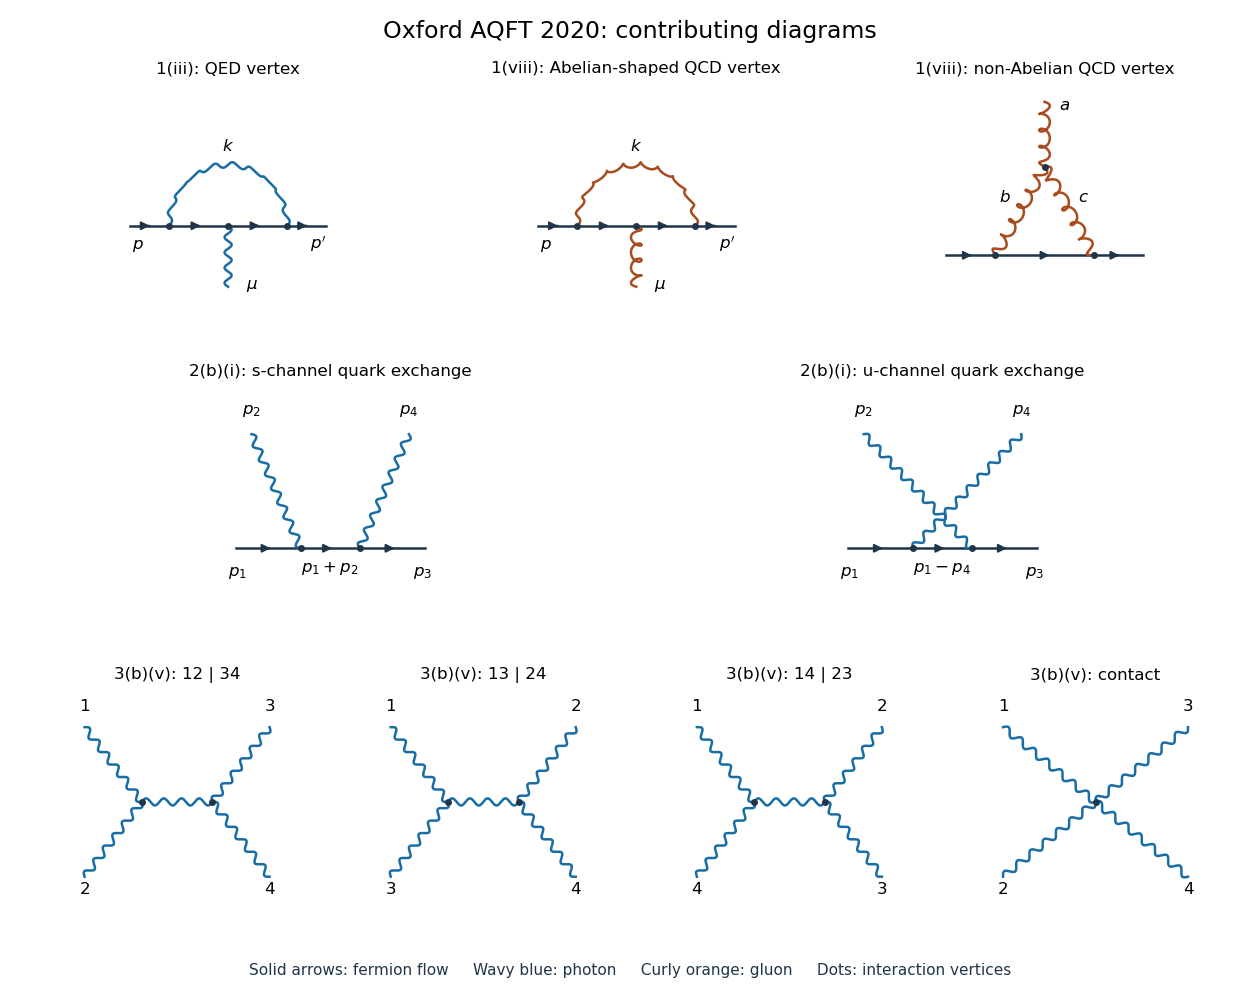

Write Python code to recreate this figure.
"""Original diagrams; Python 3.14, NumPy and Matplotlib. Output: CWD/basename.png."""
from pathlib import Path
import matplotlib
matplotlib.use('Agg')
import matplotlib.pyplot as plt
import numpy as np

plt.rcParams.update({'font.family': 'DejaVu Sans', 'font.size': 12})
fig = plt.figure(figsize=(12.6, 10), dpi=100, facecolor='white')
grid = fig.add_gridspec(3, 12, hspace=.35, wspace=.65)
ink, blue, orange = '#203549', '#196da5', '#a84c20'


def panel(row, start, width, title):
    ax = fig.add_subplot(grid[row, start:start+width])
    ax.set(xlim=(-.07, 1.07), ylim=(-.10, 1.04), aspect='equal')
    ax.axis('off')
    ax.set_title(title, fontsize=12, pad=12)
    return ax


def line(ax, a, b, kind='fermion'):
    a, b = np.array(a, float), np.array(b, float)
    t = np.linspace(0, 1, 400)
    delta = b-a
    length = np.linalg.norm(delta)
    normal = np.array([-delta[1], delta[0]])/length
    xy = a[None, :] + t[:, None]*delta
    if kind != 'fermion':
        cycles = max(4, int(length*13))
        amplitude = .018 if kind == 'photon' else .027
        xy += (amplitude*np.sin(2*np.pi*cycles*t))[:, None]*normal
        if kind == 'gluon':
            xy += (.025*np.sin(np.pi*t)*np.cos(2*np.pi*cycles*t))[:, None]*delta/length
    color = ink if kind == 'fermion' else blue if kind == 'photon' else orange
    ax.plot(xy[:, 0], xy[:, 1], color=color, lw=1.8)
    if kind == 'fermion':
        ax.annotate('', xy=a+.58*delta, xytext=a+.43*delta,
                    arrowprops={'arrowstyle': '-|>', 'lw': 1.5, 'color': color})


def dot(ax, x, y):
    ax.plot(x, y, 'o', ms=4, color=ink)


for col, (kind, title) in enumerate([('photon', '1(iii): QED vertex'),
                                    ('gluon', '1(viii): Abelian-shaped QCD vertex')]):
    ax = panel(0, 4*col, 4, title)
    for x0, x1 in [(0, .2), (.2, .5), (.5, .8), (.8, 1)]:
        line(ax, (x0, .35), (x1, .35))
    t = np.linspace(0, np.pi, 700)
    x = .5-.3*np.cos(t)+.014*np.sin(20*t)*np.cos(t)
    y = .35+.31*np.sin(t)+.014*np.sin(20*t)*np.sin(t)
    if kind == 'gluon':
        x += .012*np.sin(t)*np.cos(20*t)
    ax.plot(x, y, lw=1.8, color=blue if kind == 'photon' else orange)
    line(ax, (.5, .35), (.5, .04), kind)
    for x in [.2, .5, .8]:
        dot(ax, x, .35)
    for x, y, text in [(.04, .23, '$p$'), (.96, .23, "$p'$"), (.5, .73, '$k$'), (.62, .03, '$\\mu$')]:
        ax.text(x, y, text, ha='center')

ax = panel(0, 8, 4, '1(viii): non-Abelian QCD vertex')
for x0, x1 in [(0, .25), (.25, .75), (.75, 1)]:
    line(ax, (x0, .2), (x1, .2))
for a, b in [((.25, .2), (.5, .65)), ((.75, .2), (.5, .65)), ((.5, .65), (.5, .98))]:
    line(ax, a, b, 'gluon')
for x, y in [(.25, .2), (.75, .2), (.5, .65)]:
    dot(ax, x, y)
for x, y, text in [(.3, .47, '$b$'), (.7, .47, '$c$'), (.6, .94, '$a$')]:
    ax.text(x, y, text, ha='center')

for col, crossed in enumerate([False, True]):
    ax = panel(1, 6*col, 6, '2(b)(i): '+('u' if crossed else 's')+'-channel quark exchange')
    for x0, x1 in [(.02, .35), (.35, .65), (.65, .98)]:
        line(ax, (x0, .25), (x1, .25))
    line(ax, (.1, .83), (.65 if crossed else .35, .25), 'photon')
    line(ax, (.35 if crossed else .65, .25), (.9, .83), 'photon')
    for x in [.35, .65]:
        dot(ax, x, .25)
    for x, y, text in [(.03, .11, '$p_1$'), (.97, .11, '$p_3$'), (.1, .93, '$p_2$'), (.9, .93, '$p_4$')]:
        ax.text(x, y, text, ha='center')
    ax.text(.5, .13, '$p_1-p_4$' if crossed else '$p_1+p_2$', ha='center')

for col, labels in enumerate([(1, 2, 3, 4), (1, 3, 2, 4), (1, 4, 2, 3), (1, 2, 3, 4)]):
    title = '3(b)(v): contact' if col == 3 else f'3(b)(v): {labels[0]}{labels[1]} | {labels[2]}{labels[3]}'
    ax = panel(2, 3*col, 3, title)
    ends = [(.03, .88), (.03, .12), (.97, .88), (.97, .12)]
    vertices = [(.5, .5)]*4 if col == 3 else [(.32, .5)]*2+[(.68, .5)]*2
    for end, vertex, label in zip(ends, vertices, labels):
        line(ax, end, vertex, 'photon')
        ax.text(end[0], end[1]+(.08 if end[1]>.5 else -.09), str(label), ha='center')
    if col == 3:
        dot(ax, .5, .5)
    else:
        line(ax, (.32, .5), (.68, .5), 'photon')
        dot(ax, .32, .5)
        dot(ax, .68, .5)
fig.suptitle('Oxford AQFT 2020: contributing diagrams', fontsize=17, y=.98)
fig.text(.5, .025, 'Solid arrows: fermion flow     Wavy blue: photon     Curly orange: gluon     Dots: interaction vertices',
         ha='center', fontsize=11, color=ink)
fig.subplots_adjust(left=.035, right=.975, top=.91, bottom=.08)
fig.savefig(Path.cwd()/Path(__file__).with_suffix('.png').name,
            facecolor='white', transparent=False, metadata={'Software': 'Matplotlib'})
plt.close(fig)
